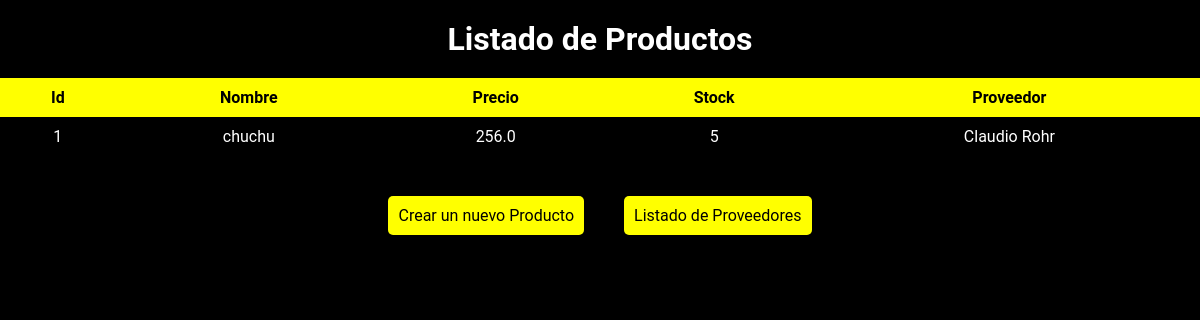
The app's page /, older data.
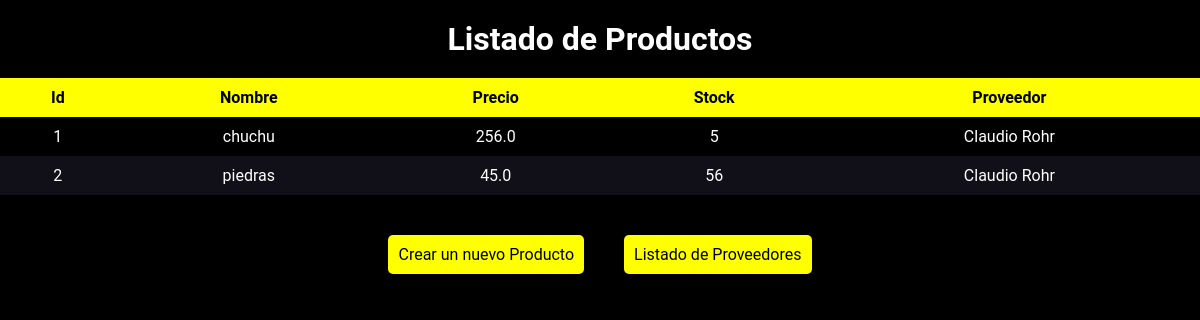
The same page, newer data.
### compra/models.py (models this page shows, shortened)
class Producto(models.Model):
    nombre = models.CharField(max_length=100)
    precio = models.FloatField()
    stock_actual = models.IntegerField()
    proveedor = models.ForeignKey(Proveedor, on_delete=models.CASCADE)

class Proveedor(models.Model):
    nombre = models.CharField(max_length=100)
    apellido = models.CharField(max_length=100)
    dni = models.IntegerField()
    def __str__(self):
        return f"{self.nombre} {self.apellido}"

### compra/views.py (the view)
# urls.py: path('', views.mostrar_productos, name='mostrar_productos'),
def mostrar_productos(request):
    productos = Producto.objects.all()
    return render(request, 'listar_productos.html', {'productos': productos})

### compra/templates/listar_productos.html (shortened to what this page needs)
{% load static %}
<!DOCTYPE html>
<html lang="en">
  <head>
    <link
      rel="stylesheet"
      type="text/css"
      href="{% static 'css/listar_productos.css' %}"
    />
  </head>
  <body>
    <h1>Listado de Productos</h1>
    <table>
      <thead>
        <tr>
          <th>Id</th>
          <th>Nombre</th>
          <th>Precio</th>
          <th>Stock</th>
          <th>Proveedor</th>
        </tr>
      </thead>
      <tbody>
        {% for producto in productos %}
        <tr>
          <td>{{ producto.id }}</td>
          <td>{{ producto.nombre }}</td>
          <td>{{ producto.precio }}</td>
          <td>{{ producto.stock_actual}}</td>
          <td>{{ producto.proveedor }}</td>
        </tr>
        {% endfor %}
      </tbody>
    </table>
    <div id="menu">
      <a href="{% url 'crear_producto' %}">Crear un nuevo Producto</a>
      <a href="{% url 'mostrar_proveedores' %}">Listado de Proveedores</a>
    </div>
  </body>
</html>

Row changes from the older to the newer data that the page shows:
added Producto: id "2", nombre "piedras", precio "45.0", stock_actual "56", proveedor "Claudio Rohr"
